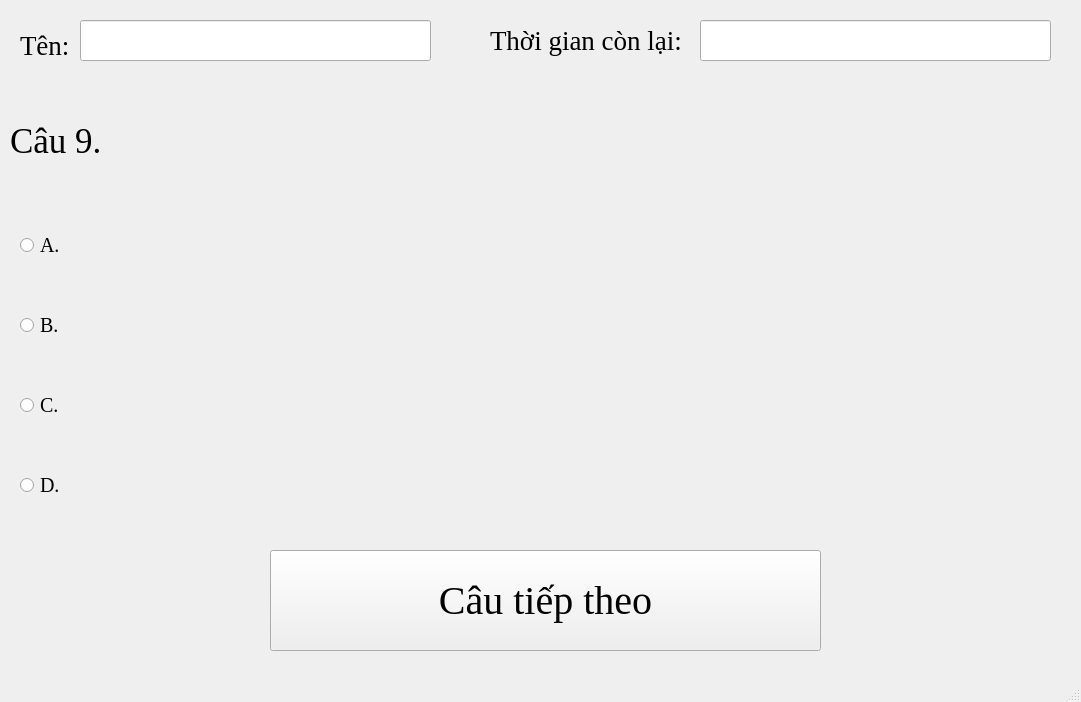
<?xml version="1.0" encoding="UTF-8"?>
<ui version="4.0">
 <class>MainWindow</class>
 <widget class="QMainWindow" name="MainWindow">
  <property name="geometry">
   <rect>
    <x>0</x>
    <y>0</y>
    <width>1081</width>
    <height>702</height>
   </rect>
  </property>
  <property name="minimumSize">
   <size>
    <width>1081</width>
    <height>702</height>
   </size>
  </property>
  <property name="maximumSize">
   <size>
    <width>1081</width>
    <height>702</height>
   </size>
  </property>
  <property name="windowTitle">
   <string>MainWindow</string>
  </property>
  <widget class="QWidget" name="centralwidget">
   <widget class="QRadioButton" name="D_Button">
    <property name="geometry">
     <rect>
      <x>20</x>
      <y>450</y>
      <width>1061</width>
      <height>71</height>
     </rect>
    </property>
    <property name="font">
     <font>
      <family>Times New Roman</family>
      <pointsize>15</pointsize>
     </font>
    </property>
    <property name="text">
     <string>D.</string>
    </property>
   </widget>
   <widget class="QLineEdit" name="Time">
    <property name="geometry">
     <rect>
      <x>700</x>
      <y>20</y>
      <width>351</width>
      <height>41</height>
     </rect>
    </property>
    <property name="font">
     <font>
      <family>Times New Roman</family>
      <pointsize>25</pointsize>
     </font>
    </property>
   </widget>
   <widget class="QRadioButton" name="C_Button">
    <property name="geometry">
     <rect>
      <x>20</x>
      <y>370</y>
      <width>1061</width>
      <height>71</height>
     </rect>
    </property>
    <property name="font">
     <font>
      <family>Times New Roman</family>
      <pointsize>15</pointsize>
     </font>
    </property>
    <property name="text">
     <string>C.</string>
    </property>
   </widget>
   <widget class="QPushButton" name="Next_Button">
    <property name="geometry">
     <rect>
      <x>270</x>
      <y>550</y>
      <width>551</width>
      <height>101</height>
     </rect>
    </property>
    <property name="font">
     <font>
      <family>Times New Roman</family>
      <pointsize>30</pointsize>
     </font>
    </property>
    <property name="text">
     <string>Câu tiếp theo</string>
    </property>
   </widget>
   <widget class="QLabel" name="label_4">
    <property name="geometry">
     <rect>
      <x>490</x>
      <y>20</y>
      <width>201</width>
      <height>41</height>
     </rect>
    </property>
    <property name="font">
     <font>
      <family>Times New Roman</family>
      <pointsize>20</pointsize>
     </font>
    </property>
    <property name="text">
     <string>Thời gian còn lại:</string>
    </property>
   </widget>
   <widget class="QLineEdit" name="Name">
    <property name="geometry">
     <rect>
      <x>80</x>
      <y>20</y>
      <width>351</width>
      <height>41</height>
     </rect>
    </property>
    <property name="font">
     <font>
      <family>Times New Roman</family>
      <pointsize>25</pointsize>
     </font>
    </property>
   </widget>
   <widget class="QRadioButton" name="B_Button">
    <property name="geometry">
     <rect>
      <x>20</x>
      <y>290</y>
      <width>1061</width>
      <height>71</height>
     </rect>
    </property>
    <property name="font">
     <font>
      <family>Times New Roman</family>
      <pointsize>15</pointsize>
     </font>
    </property>
    <property name="text">
     <string>B.</string>
    </property>
   </widget>
   <widget class="QRadioButton" name="A_Button">
    <property name="geometry">
     <rect>
      <x>20</x>
      <y>210</y>
      <width>1061</width>
      <height>71</height>
     </rect>
    </property>
    <property name="font">
     <font>
      <family>Times New Roman</family>
      <pointsize>15</pointsize>
     </font>
    </property>
    <property name="text">
     <string>A.</string>
    </property>
   </widget>
   <widget class="QLabel" name="label_3">
    <property name="geometry">
     <rect>
      <x>20</x>
      <y>30</y>
      <width>61</width>
      <height>31</height>
     </rect>
    </property>
    <property name="font">
     <font>
      <family>Times New Roman</family>
      <pointsize>20</pointsize>
     </font>
    </property>
    <property name="text">
     <string>Tên:</string>
    </property>
   </widget>
   <widget class="QLabel" name="label_2">
    <property name="geometry">
     <rect>
      <x>10</x>
      <y>80</y>
      <width>1071</width>
      <height>121</height>
     </rect>
    </property>
    <property name="font">
     <font>
      <family>Times New Roman</family>
      <pointsize>26</pointsize>
     </font>
    </property>
    <property name="styleSheet">
     <string notr="true"/>
    </property>
    <property name="text">
     <string>Câu 9.</string>
    </property>
   </widget>
  </widget>
  <widget class="QMenuBar" name="menubar">
   <property name="geometry">
    <rect>
     <x>0</x>
     <y>0</y>
     <width>1081</width>
     <height>21</height>
    </rect>
   </property>
  </widget>
  <widget class="QStatusBar" name="statusbar"/>
 </widget>
 <resources/>
 <connections/>
</ui>
